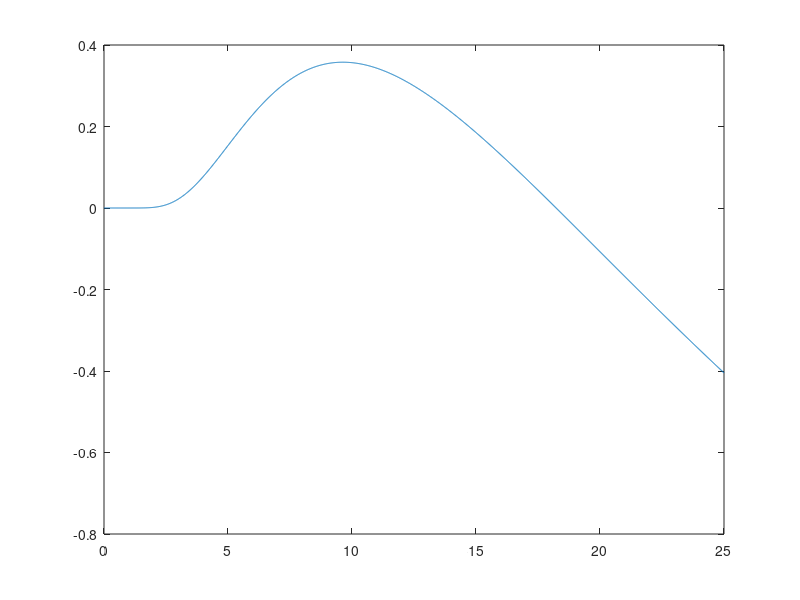

MATLAB code to generate this figure:
b=2;
l=0:0.01:25;
for j=0:2500
    i=j+1;
l1(1,i)=((1/(l(1,i)+0.08*b))-(0.035/(b)^(3)))^(-1);
cp(1,i)=0.5*((116/l1(1,i))-0.4*b-5)*2.71^((-21)/l1(1,i));
end
plot(l,cp)